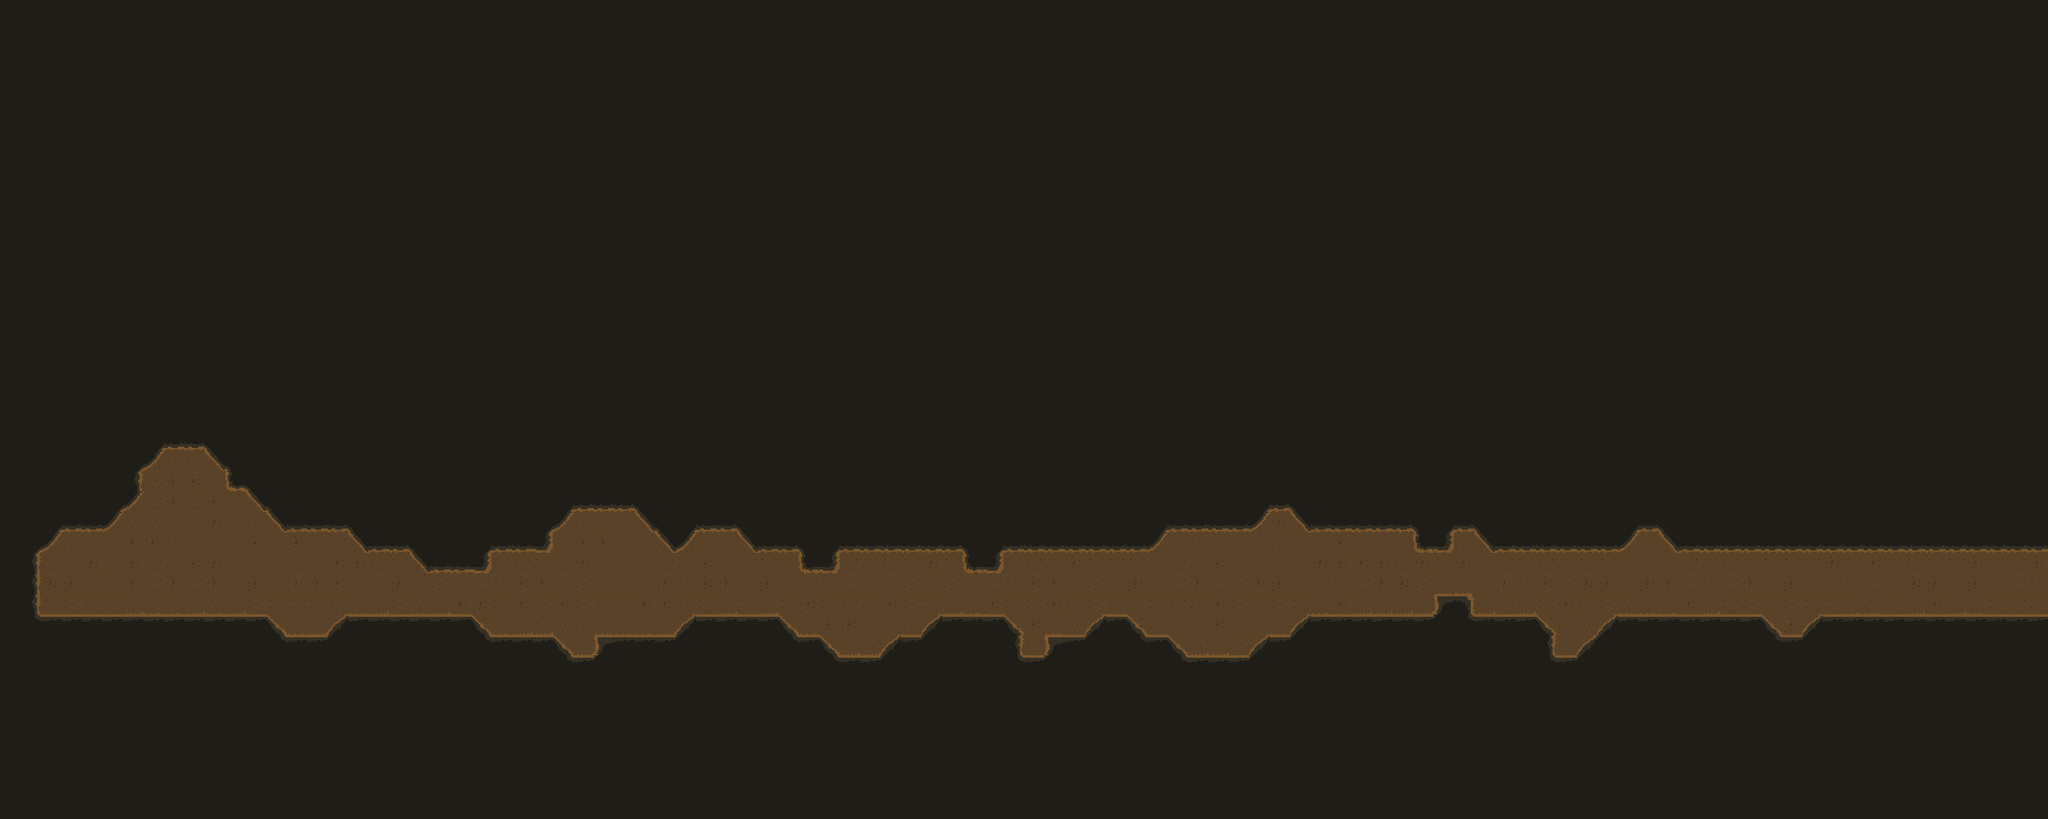

A 2D game scene composited from a Tiled map and its tileset images. What follows is a short description and the map's XML, with each tile layer's data collapsed to a summary:
An orthogonal 100x40 tile map with 32x32 px tiles, 2 tile layers (background, objects), 2 tilesets and 11 objects (Player, End).

<map version="1.0" orientation="orthogonal" width="100" height="40" tilewidth="32" tileheight="32">
 <tileset firstgid="1" name="tileset" tilewidth="32" tileheight="32">
  <image source="tileset.png" trans="ffffff" width="256" height="160" />
 </tileset>
 <tileset firstgid="41" name="tilesetObject" tilewidth="32" tileheight="32">
  <image source="tilesetObject.png" width="64" height="64" />
 </tileset>
 <layer name="background" width="100" height="40">
  <data>[4000 cells, 4000 non-empty, 20 distinct tile ids]</data>
 </layer>
 <objectgroup name="begin" width="100" height="40">
  <object name="Player" x="142" y="918" width="30" height="30" />
 </objectgroup>
 <layer name="objects" width="100" height="40">
  <data>[4000 cells, 0 non-empty, 0 distinct tile ids]</data>
 </layer>
 <objectgroup name="end" width="100" height="40">
  <object name="End" x="2697" y="918" width="36" height="34" />
 </objectgroup>
 <objectgroup name="message" width="100" height="40">
  <object x="269" y="911" width="48" height="38">
   <properties>
    <property name="message" value="They certainly don't look like friendly to me !" />
   </properties>
  </object>
  <object x="640" y="912" width="48" height="38">
   <properties>
    <property name="message" value="HA ! Don't play with batman, bat !." />
   </properties>
  </object>
  <object x="2287" y="920" width="48" height="38">
   <properties>
    <property name="message" value="Double dodge !" />
   </properties>
  </object>
  <object x="1699" y="916" width="48" height="38">
   <properties>
    <property name="message" value="Perhaps, it would have been a good idea to take a leg of the skeleton to defend myself !" />
   </properties>
  </object>
 </objectgroup>
 <objectgroup name="bats" width="100" height="40">
  <object x="463" y="913" width="32" height="40">
   <properties>
    <property name="time" value="100" />
   </properties>
  </object>
  <object x="896" y="924" width="32" height="40">
   <properties>
    <property name="time" value="1" />
   </properties>
  </object>
  <object x="1324" y="888" width="32" height="40">
   <properties>
    <property name="time" value="30" />
   </properties>
  </object>
  <object x="1888" y="944" width="32" height="40">
   <properties>
    <property name="time" value="50" />
   </properties>
  </object>
  <object x="2180" y="908" width="32" height="40">
   <properties>
    <property name="time" value="100" />
   </properties>
  </object>
 </objectgroup>
</map>
